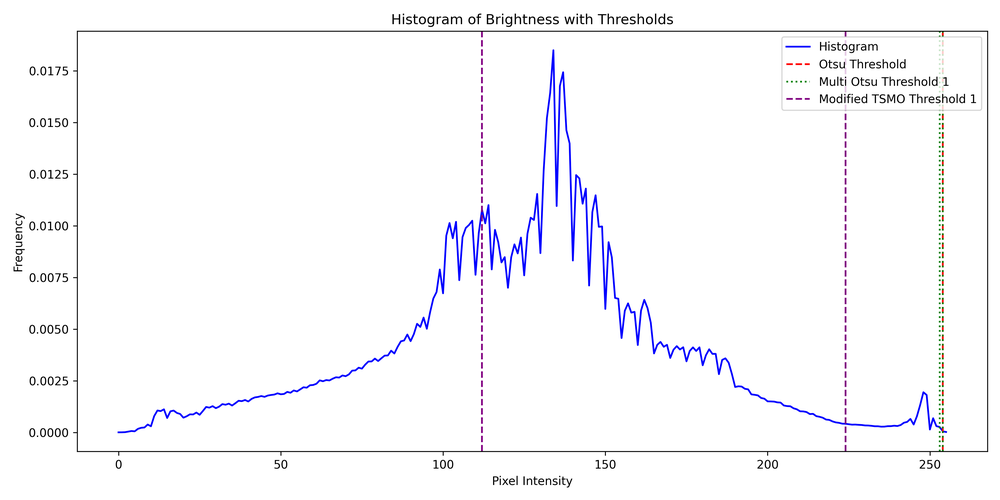
#> input picture thresholding_result.png, 1000 x 500 px, shrunk from 3600 x 1800 before the run
$ python main.py --image_path thresholding_result.png
#> lines starting #> are read from the running program, lines starting #| are printed output that depends on the picture; after the words box and inside, x2 and y2 are one past the last pixel; in counts of white or black regions, pixels touching at a corner belong together

import argparse
import cv2
import matplotlib.pyplot as plt
import numpy as np


def calculate_histogram(image):
    """Calculate the histogram of a grayscale image."""
    hist, _ = np.histogram(image, bins=256, range=(0, 255))
    return hist / hist.sum()  # Normalize the histogram


def cumulative_means(hist):
    """Compute cumulative means (μ_k) for each threshold."""
    return np.cumsum(hist * np.arange(256))


def total_mean(hist):
    """Compute the global mean of the image."""
    return np.sum(hist * np.arange(256))


def between_class_variance(cumulative_sum, cumulative_mean, global_mean):
    """
    Compute between-class variance for each threshold.
    """
    numerator = (global_mean * cumulative_sum - cumulative_mean) ** 2
    denominator = cumulative_sum * (1 - cumulative_sum)
    denominator[denominator == 0] = 1e-9  # Prevent division by zero, a common trick in numerical computing
    return numerator / denominator


# New valley-related methods and the modified Two-Stage Otsu Method from https://github.com/ps-george/multithreshold/blob/master/otsu.py"""

def normalised_histogram_binning(hist, M=32, L=256):
    """Normalised histogram binning"""
    norm_hist = np.zeros((M, 1), dtype=np.float32)
    N = L // M
    counters = [range(x, x+N) for x in range(0, L, N)]
    for i, C in enumerate(counters):
        norm_hist[i] = 0
        for j in C:
            norm_hist[i] += hist[j]
    norm_hist = (norm_hist / norm_hist.max()) * 100
    return norm_hist


def find_valleys(H):
    """Valley estimation on *H*, H should be normalised-binned-grouped histogram. from https://github.com/ps-george/multithreshold/blob/master/otsu.py"""
    hsize = H.shape[0]
    probs = np.zeros((hsize, 1), dtype=int)
    costs = np.zeros((hsize, 1), dtype=float)
    for i in range(1, hsize-1):
        if H[i] > H[i-1] or H[i] > H[i+1]:
            probs[i] = 0
        elif H[i] < H[i-1] and H[i] == H[i+1]:
            probs[i] = 1
            costs[i] = H[i-1] - H[i]
        elif H[i] == H[i-1] and H[i] < H[i+1]:
            probs[i] = 3
            costs[i] = H[i+1] - H[i]
        elif H[i] < H[i-1] and H[i] < H[i+1]:
            probs[i] = 4
            costs[i] = (H[i-1] + H[i+1]) - 2*H[i]
        elif H[i] == H[i-1] and H[i] == H[i+1]:
            probs[i] = probs[i-1]
            costs[i] = probs[i-1]
    for i in range(1, hsize-1):
        if probs[i] != 0:
            probs[i] = (probs[i-1] + probs[i] + probs[i+1]) // 4
    valleys = [i for i, x in enumerate(probs) if x > 0]
    return valleys


def valley_estimation(hist, M=32, L=256):
    """Valley estimation for histogram. L should be divisible by M.from https://github.com/ps-george/multithreshold/blob/master/otsu.py"""
    norm_hist = normalised_histogram_binning(hist, M, L)
    valleys = find_valleys(norm_hist)
    return valleys


def threshold_valley_regions(hist, valleys, N):
    """Perform Otsu's method over estimated valley regions. from https://github.com/ps-george/multithreshold/blob/master/otsu.py"""
    thresholds = []
    for valley in valleys:
        start_pos = (valley * N) - N
        end_pos = (valley + 2) * N
        h = hist[start_pos:end_pos]
        sub_threshold, val = otsu_threshold(h)
        thresholds.append((start_pos + sub_threshold, val))
    thresholds.sort(key=lambda x: x[1], reverse=True)
    thresholds, values = [list(t) for t in zip(*thresholds)]
    return thresholds

def display_all_methods(image_path):
    """Display and save the results of Otsu's method, multi-threshold Otsu, and modified TSMO side by side."""

    # Load the image
    image = cv2.imread(image_path, cv2.IMREAD_GRAYSCALE)
    if image is None:
        print("Error: Could not load the image.")
        return

    # Apply Otsu's thresholding
    optimal_threshold, _ = otsu_threshold(image)
    _, otsu_thresh_image = cv2.threshold(image, optimal_threshold, 255, cv2.THRESH_BINARY)

    # Apply multi-threshold Otsu's method
    multi_thresholds = otsu_multi_threshold(image, n_classes=3)
    multi_thresh_image = np.where(image > multi_thresholds[0], 255, 0).astype(np.uint8)
    for t in multi_thresholds[1:]:
        multi_thresh_image += np.where(image > t, 255, 0).astype(np.uint8)

    # Apply modified TSMO method
    hist = calculate_histogram(image)
    modified_thresholds = modified_TSMO(hist)
    modified_image = np.where(image > modified_thresholds[0], 255, 0).astype(np.uint8)
    for t in modified_thresholds[1:]:
        modified_image += np.where(image > t, 255, 0).astype(np.uint8)

    # Save the images to disk
    cv2.imwrite("otsu_threshold_image.png", otsu_thresh_image)
    cv2.imwrite("multi_threshold_image.png", multi_thresh_image)
    cv2.imwrite("modified_tsmo_image.png", modified_image)

    plot_thresholding_result(
    hist=calculate_histogram(image),
    otsu_threshold=optimal_threshold,
    multi_thresholds=multi_thresholds,
    modified_thresholds=modified_thresholds
)


def plot_thresholding_result(hist, otsu_threshold, multi_thresholds, modified_thresholds, save_path='thresholding_result.png'):
    fig, ax = plt.subplots(figsize=(12, 6))
    ax.plot(range(256), hist, label='Histogram', color='blue')

    ax.axvline(x=otsu_threshold, color='red', linestyle='--', label='Otsu Threshold')

    for i, mt in enumerate(multi_thresholds):
        ax.axvline(x=mt, color='green', linestyle='dotted', label=f'Multi Otsu Threshold {i+1}' if i == 0 else '')

    for i, tsm in enumerate(modified_thresholds):
        ax.axvline(x=tsm, color='purple', linestyle='--', label=f'Modified TSMO Threshold {i+1}' if i == 0 else '')

    ax.set_title("Histogram of Brightness with Thresholds")
    ax.set_xlabel("Pixel Intensity")
    ax.set_ylabel("Frequency")
    ax.legend(loc='upper right')
    plt.tight_layout()
    plt.savefig(save_path, dpi=300)
    plt.close(fig)
    print(f"Plot saved as {save_path}")


def otsu_threshold(image):
    """ Otsu Threshold"""

    # Calculate the histogram
    hist = calculate_histogram(image)

    # Compute cumulative sums and cumulative means
    cumulative_sum = np.cumsum(hist)
    cumulative_mean = cumulative_means(hist)
    global_mean = total_mean(hist)

    # Compute between-class variance for each threshold
    between_var = between_class_variance(cumulative_sum, cumulative_mean, global_mean)

    # Select the threshold that maximizes between-class variance
    optimal_threshold = np.argmax(between_var)

    return optimal_threshold, between_var[optimal_threshold]

def otsu_multi_threshold(image, n_classes):
    """Extend Otsu's method to handle multiple thresholds"""
    thresholds = []
    temp_image = image.copy()

    for i in range(n_classes - 1):
        threshold, _ = otsu_threshold(temp_image)

        thresholds.append(threshold)

        # Update the image after thresholding
        temp_image = np.where(temp_image > threshold, 0, temp_image)

    return thresholds

def modified_TSMO(hist, M=32, L=256):
    """Modified Two-Stage Multithreshold Otsu Method. from https://github.com/ps-george/multithreshold/blob/master/otsu.py"""
    N = L // M
    valleys = valley_estimation(hist, M, L)
    thresholds = threshold_valley_regions(hist, valleys, N)
    return thresholds

def main():
    # Set up argument parser
    parser = argparse.ArgumentParser(description="Process image with different thresholding methods")
    parser.add_argument("--image_path", type=str, required=True, help="Path to the input image")

    # Parse the arguments
    args = parser.parse_args()

    # Call the function to process the image
    display_all_methods(args.image_path)
#> in display_all_methods, `image = cv2.imread(image_path, cv2.IMREAD_GRAYSCALE)`:
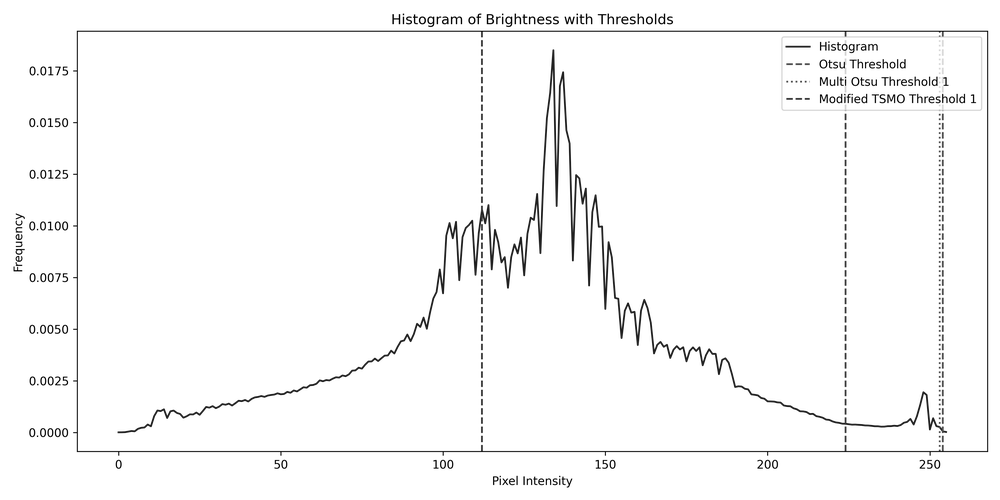
#> image: shape (500, 1000); min 0, max 255, mean 248.6
#> in calculate_histogram, `hist, _ = np.histogram(image, bins=256, range=(0, 255))`: hist = 256 values, max 457724 at index 255, min 15 at index 3, mean 1953.1
#> in otsu_threshold, `hist = calculate_histogram(image)`: hist = 256 values, max 0.915 at index 255, min 3e-05 at index 3, mean 0.00391
#> in otsu_threshold, `cumulative_sum = np.cumsum(hist)`: cumulative_sum = 256 values from 0.000222 to 1
#> in otsu_threshold, `cumulative_mean = cumulative_means(hist)`: cumulative_mean = 256 values from 0 to 248.6
#> in otsu_threshold, `global_mean = total_mean(hist)`: global_mean = 248.6
#> in between_class_variance, `numerator = (global_mean * cumulative_sum - cumulative_mean) ** 2`: numerator = 256 values, max 36.28 at index 248, min 8.08e-28 at index 255, mean 20.52
#> in between_class_variance, `denominator = cumulative_sum * (1 - cumulative_sum)`: denominator = 256 values, max 0.0774 at index 254, min 0 at index 255, mean 0.0243
#> in otsu_threshold, `between_var = between_class_variance(cumulative_sum, cumulative_mean, ..`: between_var = 256 values, max 958.7 at index 161, min 8.08e-19 at index 255, mean 731.7
#> in otsu_threshold, `optimal_threshold = np.argmax(between_var)`: optimal_threshold = 161
#> in display_all_methods, `_, otsu_thresh_image = cv2.threshold(image, optimal_threshold, 255, cv..`:
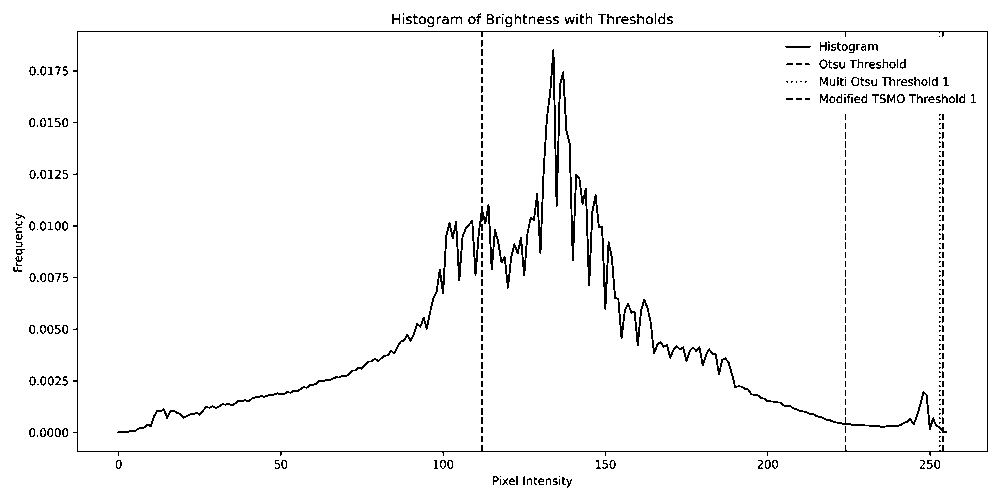
#> otsu_thresh_image: shape (500, 1000); 97.1% white; black in thin lines or dots
#> the loop in otsu_multi_threshold, `for i in range(n_classes - 1):` made 2 passes
#> (global_mean in otsu_threshold, optimal_threshold in otsu_threshold, threshold) on passes 1 to 2: (248.6, 161, 161), (2.01, 43, 43)
#> pass 1, in otsu_multi_threshold, `temp_image = np.where(temp_image > threshold, 0, temp_image)`:
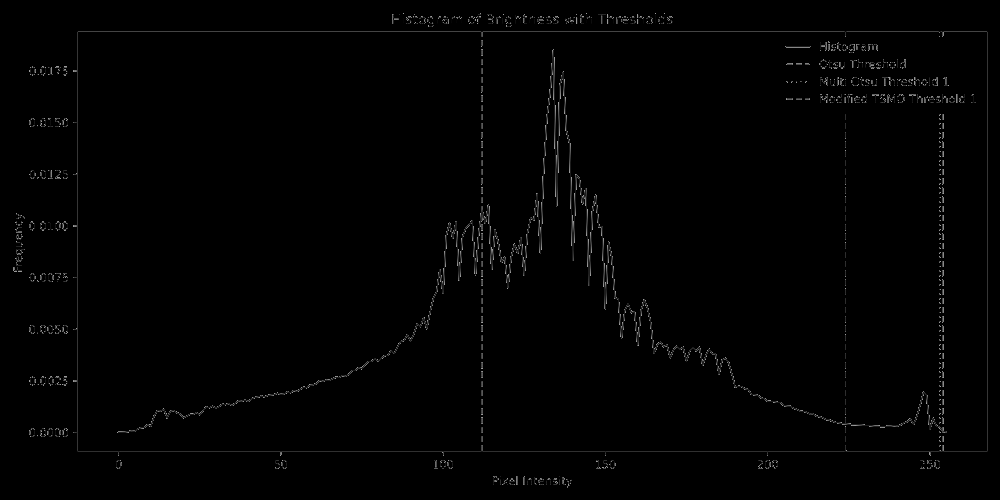
#> temp_image: shape (500, 1000); min 0, max 161, mean 2
#> pass 2, in otsu_multi_threshold, `temp_image = np.where(temp_image > threshold, 0, temp_image)`:
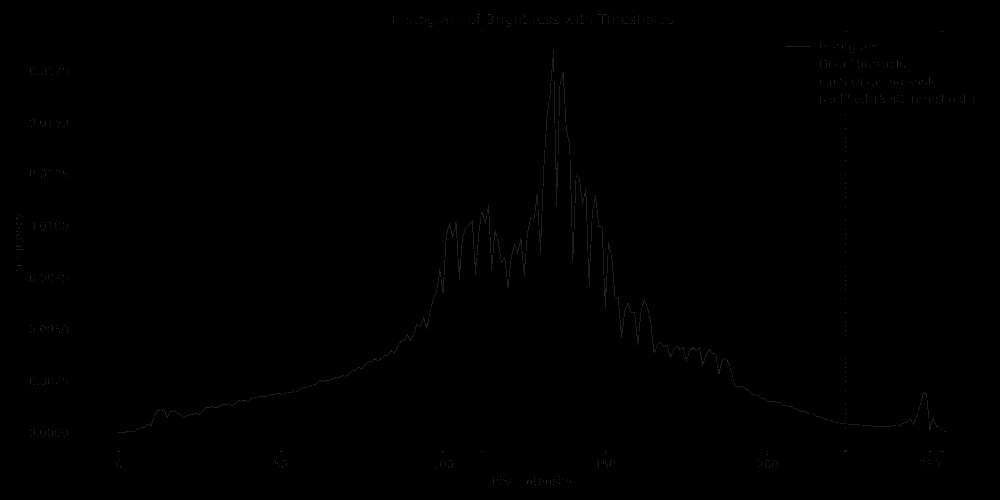
#> temp_image: shape (500, 1000); min 0, max 43, mean 0.2
#> after the loop in otsu_multi_threshold, `for i in range(n_classes - 1):`: thresholds = [161, 43]
#> the loop in display_all_methods, `for t in multi_thresholds[1:]:` made 1 pass
#> t on pass 1: 43
#> pass 1, in display_all_methods, `multi_thresh_image += np.where(image > t, 255, 0).astype(np.uint8)`:
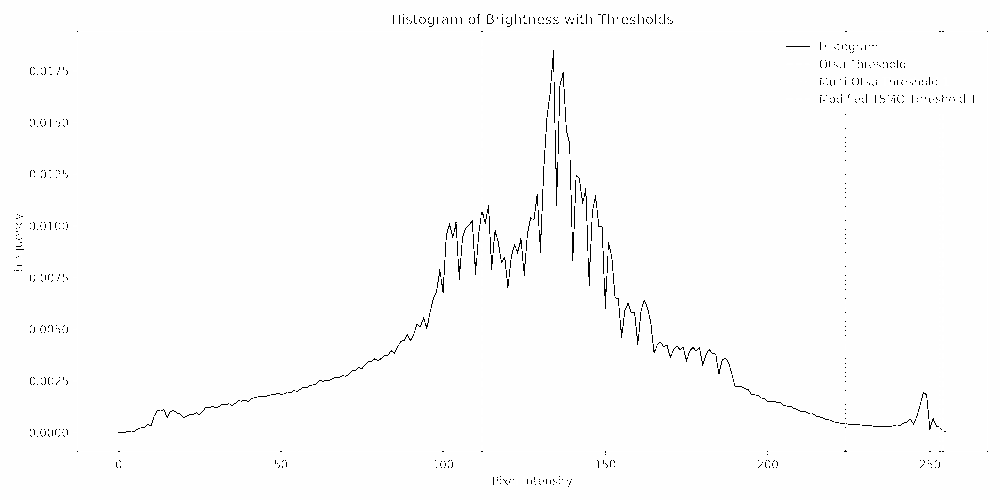
#> multi_thresh_image: shape (500, 1000); min 0, max 255, mean 251.8
#> after the loop in normalised_histogram_binning, `for i, C in enumerate(counters):`: norm_hist = 32 values, max 0.947 at index 31, min 0.000448 at index 1, mean 0.0312
#> in normalised_histogram_binning, `norm_hist = (norm_hist / norm_hist.max()) * 100`: norm_hist = 32 values, max 100 at index 31, min 0.0473 at index 1, mean 3.3
#> after the loop in find_valleys, `for i in range(1, hsize-1):`: costs = 32 values, max 0.565 at index 7, min 0 at index 0, mean 0.0711; probs = 32 values, max 4 at index 1, min 0 at index 0, mean 1.25
#> after the loop in find_valleys, `for i in range(1, hsize-1):`: probs = 32 values, max 1 at index 1, min 0 at index 0, mean 0.312
#> in find_valleys, `valleys = [i for i, x in enumerate(probs) if x > 0]`: valleys = [1, 5, 7, 10, 13, 18, 23, 25, 27, 29]
#> the loop in threshold_valley_regions, `for valley in valleys:` made 10 passes
#> (valley, start_pos, end_pos) on passes 2 to 10: (5, 32, 56), (7, 48, 72), (10, 72, 96), (13, 96, 120), (18, 136, 160), (23, 176, 200), (25, 192, 216), (27, 208, 232), (29, 224, 248)
#> (start_pos, end_pos) on pass 1: (0, 24)
#> after the loop in threshold_valley_regions, `for valley in valleys:`: thresholds = [(0, 0), (32, 0), (48, 0), (72, 0), (96, 0), (136, 0), (176, 0), (192, 0), (208, 0), (224, 0)]
#> in threshold_valley_regions, `thresholds, values = [list(t) for t in zip(*thresholds)]`: thresholds = [0, 32, 48, 72, 96, 136, 176, 192, 208, 224]; values = [0, 0, 0, 0, 0, 0, 0, 0, 0, 0]
#> in modified_TSMO, `thresholds = threshold_valley_regions(hist, valleys, N)`: thresholds = [0, 32, 48, 72, 96, 136, 176, 192, 208, 224]
#> in display_all_methods, `modified_image = np.where(image > modified_thresholds[0], 255, 0).asty..`:
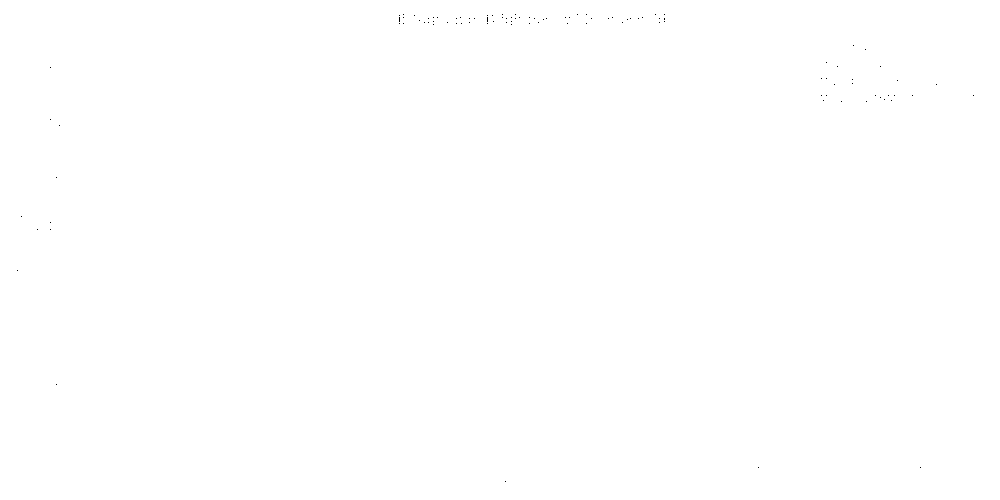
#> modified_image: shape (500, 1000); 100% white; black in thin lines or dots, all inside (x1, y1, x2, y2) = (17, 14, 974, 482)
#> the loop in display_all_methods, `for t in modified_thresholds[1:]:` made 9 passes
#> t on passes 1 to 9: 32, 48, 72, 96, 136, 176, 192, 208, 224
#> the loop in plot_thresholding_result, `for i, mt in enumerate(multi_thresholds):` made 2 passes
#> mt on passes 1 to 2: 161, 43
#> the loop in plot_thresholding_result, `for i, tsm in enumerate(modified_thresholds):` made 10 passes
#> in plot_thresholding_result, `plt.savefig(save_path, dpi=300)`:
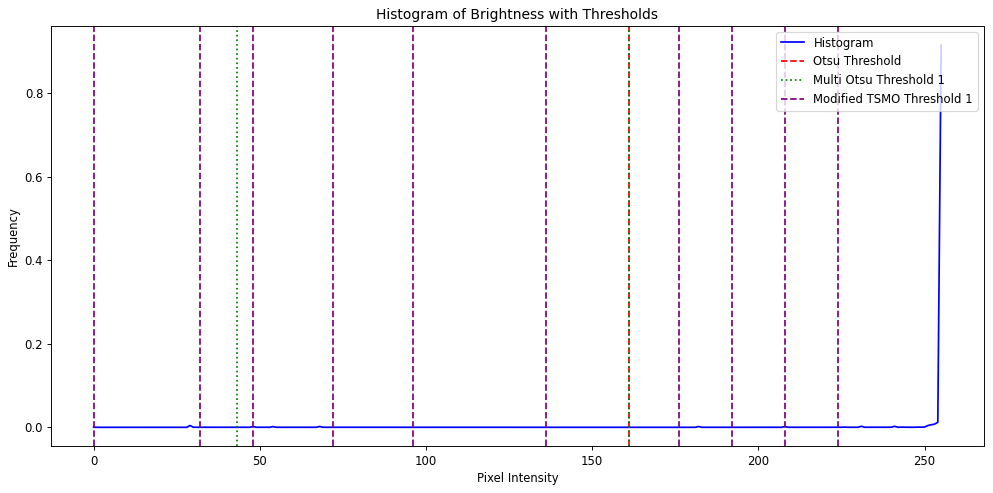
#> figure drawn by matplotlib, 1 panel; curve peaks at x = 255, y = 0.915

if __name__ == "__main__":
    main()
